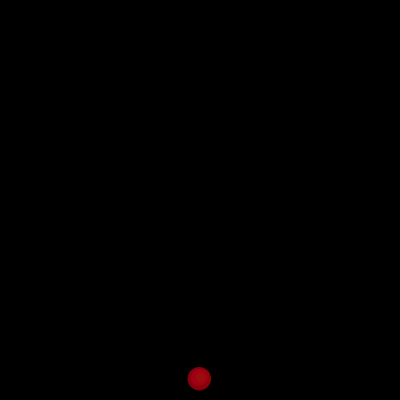
Frame 1 (no input)
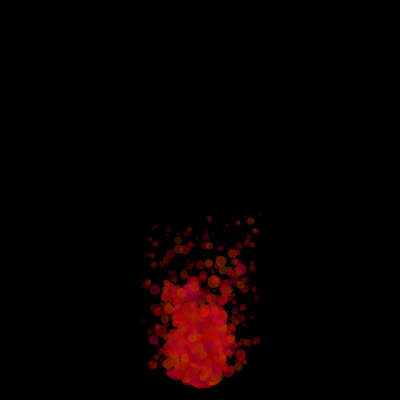
Frame 60 (no input)
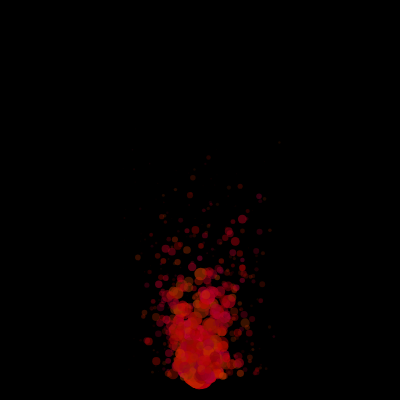
Frame 120 (the mouse pressed at the canvas centre since frame 60)

The p5.js sketch that drew these frames (run headless with seeded random() and noise() and a simulated clock; from frame 60 on, the mouse is pressed at the canvas centre):

// p5.js sketch
// ── sketch.js
particles = [];

function setup() {
	createCanvas(400, 400);
	colorMode(HSB, 360, 100, 100, 100);
}

function draw() {
	background(0);

	let n = noise(frameCount / 100);
	n = map(n, 0, 1, 5, 50);
	for (let i = 0; i < n; i++) {
		let p = new Particle();
		particles.push(p);
	}
	for (let i = particles.length - 1; i >= 0; i--) {
		particles[i].render();
		if (particles[i].lifespan()) {
			particles.splice(i, 1);
		}
	}
}

class Particle {

	constructor() {
		this.pos = createVector(width * 0.5, height - 20);
		this.vel = createVector(random(-1, 1), random(-0.1, -3));
		this.acc = createVector();
		this.h = random(340, 380) % 360;
		this.b = random(50, 80);
		this.max = random(12, 24);
		this.d = random(this.max / 2, this.max * 2);
		this.alpha = map(this.d, 0, this.max * 2, 0, 100);
		this.freq = 0;
	}

	lifespan() {
		return this.alpha < 0;
	}

	update() {
		this.vel.add(this.acc);
		this.pos.add(this.vel);

		this.vel.limit(map(noise(frameCount / 100), 0, 1, 0, 33));
		this.alpha -= 1;
		this.d = map(this.alpha, 0, 100, 0, this.max);

		return this;
	}

	display() {
		noStroke();
		fill(this.h, 100, this.b, this.alpha);
		ellipse(this.pos.x, this.pos.y, this.d);

		return this;
	}

	render() {
		return this.update().display();
	}

}
